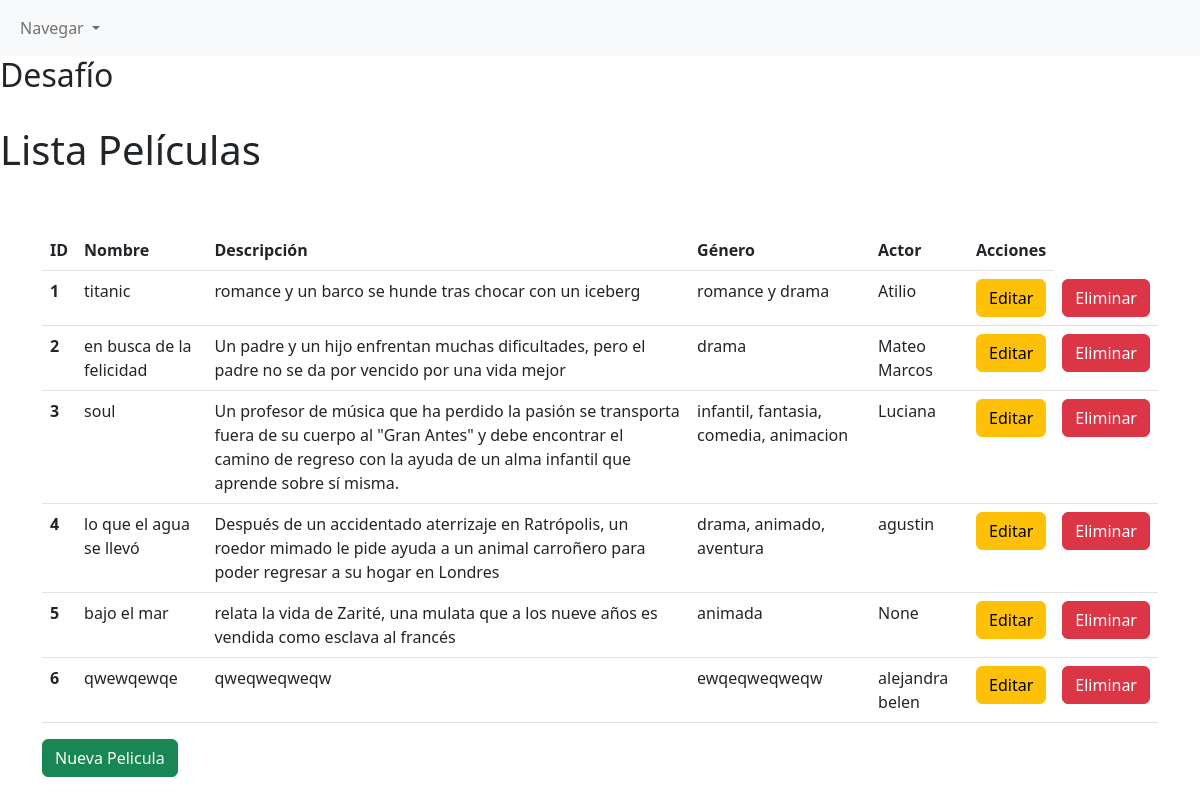
Page /listaPeliculas/ on the earlier database version.
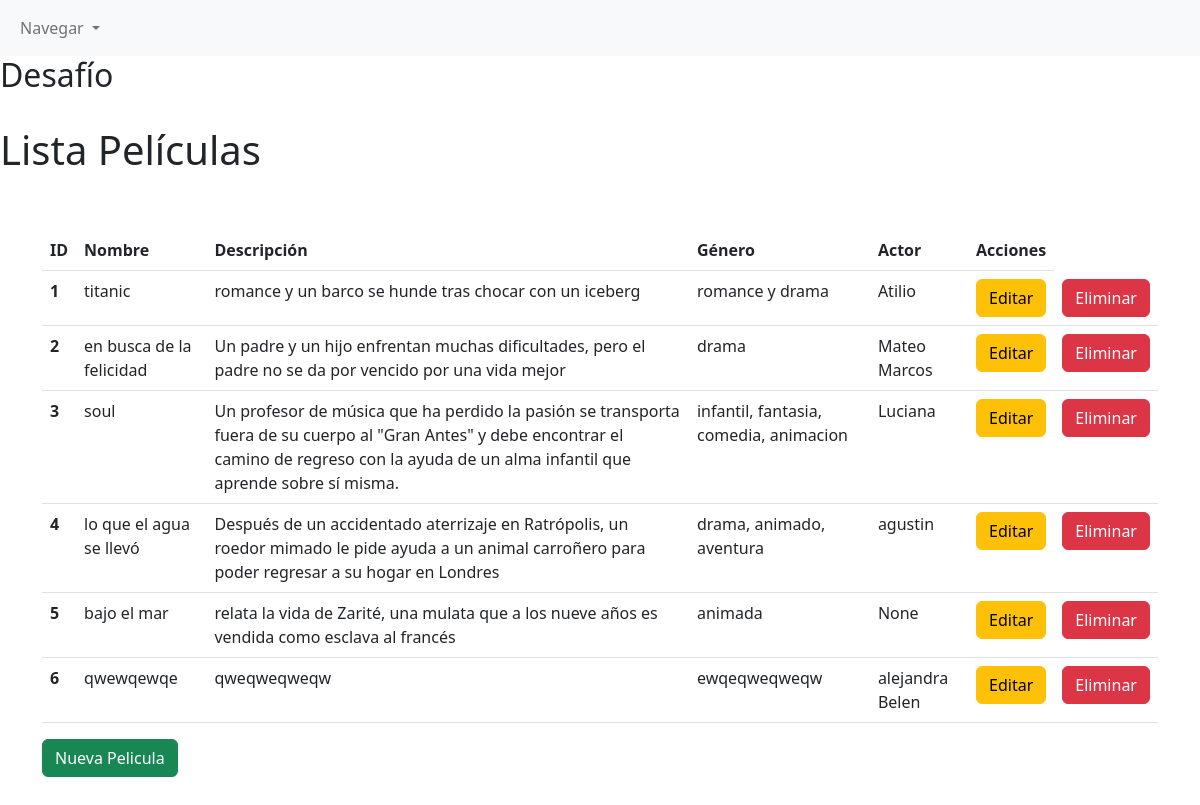
Same page on the later database version.
### peliculas/models.py (models this page shows, shortened)
class tablaPelicula(models.Model):
    nombre_pelicula = models.CharField(max_length=200)
    descripcion = models.CharField(max_length=200)
    genero = models.CharField(max_length=200)
    persona = models.ForeignKey(tablaPersona, models.CASCADE, blank=True, null=True)

class tablaPersona(models.Model):
    nacimiento = models.DateField()
    nombre = models.CharField(max_length=155)
    apellido = models.CharField(max_length=155)
    dni = models.IntegerField()
    sueldo_mensual = models.IntegerField()
    def __str__(self):
        return "{}".format(self.nombre)

### peliculas/views.py (the view)
# urls.py: path('listaPeliculas/', peliculaView.listarPelicula, name='listaPeliculas'),
    def listarPelicula(request):
        pelicula = tablaPelicula.objects.all()
        return render(request, 'listaPeliculas.html', {'peliculas':pelicula})

### peliculas/templates/listaPeliculas.html (shortened to what this page needs)
{% extends 'base.html' %}
{% load crispy_forms_tags %}
{% block content %}
<br>
<h1>Lista Películas</h1>
<br>
<br>
<div class="container">
    <table class="table">
        <thead>
            <tr>
                <th scope="col">ID</th>
                <th scope="col">Nombre</th>
                <th scope="col">Descripción</th>
                <th scope="col">Género</th>
                <th scope="col">Actor</th>
                <th scope="col">Acciones</th>
            </tr>
        </thead>
        <tbody>
            {% for pelicula in peliculas %}
            <tr>
                <th scope="row"> {{ pelicula.id }} </th>
                <td> {{ pelicula.nombre_pelicula }} </td>
                <td> {{ pelicula.descripcion }} </td>
                <td> {{ pelicula.genero }} </td>
                <td> {{ pelicula.persona }} </td>
                <td> <a class="btn btn-warning" href="{% url 'editarPelicula' pelicula.id %}">Editar</a> </td>
                <td> <a class="btn btn-danger" href="{% url 'eliminarPelicula' pelicula.id %}">Eliminar</a> </td>
            </tr>
            {% endfor %}
        </tbody>
    </table>
    <a class="btn btn-success" href="{% url 'registrarPelicula' %}">Nueva Pelicula</a>
</div>
{% endblock %}

Differences in the rows shown:
changed through a linked row, tablaPelicula "qwewqewqe": persona "alejandra belen" → "alejandra Belen"
